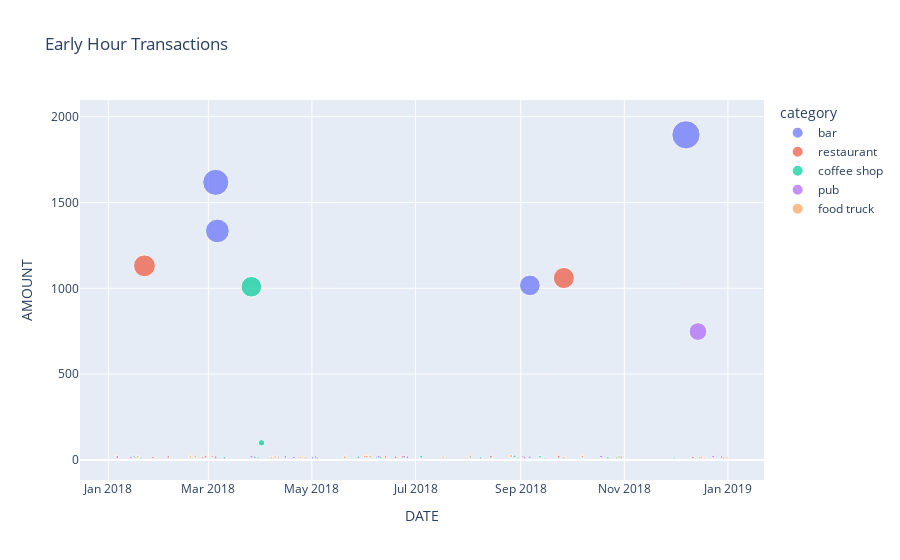

Notebook source saved alongside this figure:
### Code cell
px.scatter(suspect_df, x=suspect_df.index, y='AMOUNT', color='category', size='AMOUNT', hover_data=['Name', 'category'], labels = {'x' : 'DATE', 'y' : 'AMOUNT'}, title='Early Hour Transactions')

### Figure 1 — Plotly figure (JSON) as saved in the notebook; plotly's stock layout.template omitted (floating-point values rounded to 4 significant figures)
{"data": [{"customdata": [["Robert Johnson", "bar"], ["Crystal Clark", "bar"], ["Nancy Contreras", "bar"], ["Robert Johnson", "bar"], ["Megan Price", "bar"], ["Kevin Spencer", "bar"], ["Sara Cooper", "bar"], ["Danielle Green", "bar"], ["Nancy Contreras", "bar"], ["Kevin Spencer", "bar"], ["Crystal Clark", "bar"], ["Stephanie Dalton", "bar"], ["Kyle Tucker", "bar"], ["Megan Price", "bar"], ["Stephanie Dalton", "bar"], ["Danielle Green", "bar"]], "hovertemplate": "category=%{customdata[1]}<br>DATE=%{x}<br>AMOUNT=%{marker.size}<br>Name=%{customdata[0]}<extra></extra>", "legendgroup": "bar", "marker": {"color": "#636efa", "size": [1894, 1617, 1334, 1017, 17.78, 17.47, 17.03, 16.64, 16.58, 15.98, 15.94, 15.04, 12.98, 11.96, 11.93, 11.86], "sizemode": "area", "sizeref": 4.735, "symbol": "circle"}, "mode": "markers", "name": "bar", "orientation": "v", "showlegend": true, "type": "scatter", "x": ["2018-12-07T07:22:03", "2018-03-05T08:26:08", "2018-03-06T07:18:09", "2018-09-06T08:28:55", "2018-04-15T08:32:38", "2018-06-02T07:44:39", "2018-06-08T07:31:57", "2018-05-03T07:20:28", "2018-03-05T07:34:15", "2018-09-06T08:35:35", "2018-06-26T08:00:22", "2018-04-20T08:27:59", "2018-05-01T07:40:00", "2018-01-20T08:35:34", "2018-07-31T07:44:59", "2018-08-30T08:46:49"], "xaxis": "x", "y": [1894, 1617, 1334, 1017, 17.78, 17.47, 17.03, 16.64, 16.58, 15.98, 15.94, 15.04, 12.98, 11.96, 11.93, 11.86], "yaxis": "y"}, {"customdata": [["Crystal Clark", "restaurant"], ["Robert Johnson", "restaurant"], ["Brandon Pineda", "restaurant"], ["Kyle Tucker", "restaurant"], ["Kevin Spencer", "restaurant"], ["Michael Floyd", "restaurant"], ["Malik Carlson", "restaurant"], ["Shane Shaffer", "restaurant"], ["John Martin", "restaurant"], ["Brandon Pineda", "restaurant"], ["Dana Washington", "restaurant"], ["Beth Hernandez", "restaurant"], ["Malik Carlson", "restaurant"], ["Nancy Contreras", "restaurant"], ["Mark Lewis", "restaurant"], ["Kyle Tucker", "restaurant"], ["Robert Johnson", "restaurant"], ["Malik Carlson", "restaurant"], ["Stephanie Dalton", "restaurant"], ["Mark Lewis", "restaurant"]], "hovertemplate": "category=%{customdata[1]}<br>DATE=%{x}<br>AMOUNT=%{marker.size}<br>Name=%{customdata[0]}<extra></extra>", "legendgroup": "restaurant", "marker": {"color": "#EF553B", "size": [1131, 1060, 19.33, 19.02, 18.72, 18.56, 18.54, 18.52, 18.35, 17.85, 17.56, 17.48, 16.16, 15.98, 15.94, 15.15, 14.92, 12.25, 11.91, 11.87], "sizemode": "area", "sizeref": 4.735, "symbol": "circle"}, "mode": "markers", "name": "restaurant", "orientation": "v", "showlegend": true, "type": "scatter", "x": ["2018-01-22T08:07:03", "2018-09-26T08:48:40", "2018-06-01T08:56:59", "2018-09-23T07:30:56", "2018-01-06T08:42:50", "2018-06-23T07:12:06", "2018-08-14T08:38:49", "2018-02-27T08:27:00", "2018-01-06T07:00:32", "2018-02-05T08:37:24", "2018-06-13T08:46:29", "2018-05-20T08:36:46", "2018-06-10T07:55:27", "2018-06-19T07:16:54", "2018-10-30T07:08:04", "2018-01-27T08:36:58", "2018-12-11T07:42:50", "2018-12-29T08:11:55", "2018-01-17T07:56:09", "2018-12-31T08:22:17"], "xaxis": "x", "y": [1131, 1060, 19.33, 19.02, 18.72, 18.56, 18.54, 18.52, 18.35, 17.85, 17.56, 17.48, 16.16, 15.98, 15.94, 15.15, 14.92, 12.25, 11.91, 11.87], "yaxis": "y"}, {"customdata": [["Laurie Gibbs", "coffee shop"], ["Nancy Contreras", "coffee shop"], ["Matthew Gutierrez", "coffee shop"], ["Matthew Gutierrez", "coffee shop"], ["Michael Floyd", "coffee shop"], ["Kevin Spencer", "coffee shop"], ["Matthew Gutierrez", "coffee shop"], ["Elizabeth Sawyer", "coffee shop"], ["Crystal Clark", "coffee shop"], ["Matthew Gutierrez", "coffee shop"], ["Shane Shaffer", "coffee shop"], ["John Martin", "coffee shop"], ["Sean Taylor", "coffee shop"], ["John Martin", "coffee shop"], ["Shane Shaffer", "coffee shop"], ["Mark Lewis", "coffee shop"], ["Sara Cooper", "coffee shop"], ["Brandon Pineda", "coffee shop"], ["Sean Taylor", "coffee shop"], ["Nancy Contreras", "coffee shop"], ["Crystal Clark", "coffee shop"]], "hovertemplate": "category=%{customdata[1]}<br>DATE=%{x}<br>AMOUNT=%{marker.size}<br>Name=%{customdata[0]}<extra></extra>", "legendgroup": "coffee shop", "marker": {"color": "#00cc96", "size": [1009, 100, 20.71, 18.93, 18.48, 18.14, 17.54, 17.36, 16.85, 16.36, 15.96, 15.05, 14.42, 13.83, 13.53, 12.98, 12.96, 12.52, 12.32, 11.88, 11.72], "sizemode": "area", "sizeref": 4.735, "symbol": "circle"}, "mode": "markers", "name": "coffee shop", "orientation": "v", "showlegend": true, "type": "scatter", "x": ["2018-03-26T07:41:59", "2018-04-01T07:17:21", "2018-08-28T07:17:14", "2018-07-04T08:51:29", "2018-09-12T07:33:19", "2018-02-25T07:55:21", "2018-01-18T08:18:50", "2018-01-16T08:02:04", "2018-10-29T07:18:34", "2018-03-28T07:36:02", "2018-05-28T07:57:39", "2018-06-10T08:20:40", "2018-08-02T07:13:49", "2018-10-22T07:41:56", "2018-03-10T08:52:09", "2018-10-27T08:04:44", "2018-03-30T08:12:28", "2018-08-08T08:36:23", "2018-11-30T08:52:20", "2018-06-08T07:25:30", "2018-09-15T08:33:49"], "xaxis": "x", "y": [1009, 100, 20.71, 18.93, 18.48, 18.14, 17.54, 17.36, 16.85, 16.36, 15.96, 15.05, 14.42, 13.83, 13.53, 12.98, 12.96, 12.52, 12.32, 11.88, 11.72], "yaxis": "y"}, {"customdata": [["Megan Price", "pub"], ["Crystal Clark", "pub"], ["Crystal Clark", "pub"], ["Matthew Gutierrez", "pub"], ["Mark Lewis", "pub"], ["Gary Jacobs", "pub"], ["Mark Lewis", "pub"], ["John Martin", "pub"], ["Sara Cooper", "pub"], ["Mark Lewis", "pub"], ["Megan Price", "pub"], ["Kevin Spencer", "pub"], ["John Martin", "pub"], ["Brandon Pineda", "pub"]], "hovertemplate": "category=%{customdata[1]}<br>DATE=%{x}<br>AMOUNT=%{marker.size}<br>Name=%{customdata[0]}<extra></extra>", "legendgroup": "pub", "marker": {"color": "#ab63fa", "size": [748, 19.86, 19.34, 19.27, 18.82, 18.6, 17.8, 17.13, 16.28, 15.21, 13.59, 13.46, 11.68, 11.65], "sizemode": "area", "sizeref": 4.735, "symbol": "circle"}, "mode": "markers", "name": "pub", "orientation": "v", "showlegend": true, "type": "scatter", "x": ["2018-12-14T08:51:41", "2018-10-18T07:16:04", "2018-03-26T08:08:27", "2018-12-23T07:39:47", "2018-06-09T07:29:28", "2018-06-24T07:28:48", "2018-09-02T07:36:42", "2018-12-28T07:02:38", "2018-01-06T08:49:34", "2018-01-14T07:33:54", "2018-09-03T07:27:55", "2018-02-26T07:31:20", "2018-02-25T07:37:03", "2018-05-04T08:21:59"], "xaxis": "x", "y": [748, 19.86, 19.34, 19.27, 18.82, 18.6, 17.8, 17.13, 16.28, 15.21, 13.59, 13.46, 11.68, 11.65], "yaxis": "y"}, {"customdata": [["Kevin Spencer", "food truck"], ["Kevin Spencer", "food truck"], ["Stephanie Dalton", "food truck"], ["Danielle Green", "food truck"], ["Sara Cooper", "food truck"], ["Peter Mckay", "food truck"], ["Mark Lewis", "food truck"], ["Stephanie Dalton", "food truck"], ["Malik Carlson", "food truck"], ["Mark Lewis", "food truck"], ["Brandon Pineda", "food truck"], ["Sara Cooper", "food truck"], ["Michael Floyd", "food truck"], ["Stephanie Dalton", "food truck"], ["Beth Hernandez", "food truck"], ["Kevin Spencer", "food truck"], ["John Martin", "food truck"], ["Stephanie Dalton", "food truck"], ["Michael Floyd", "food truck"], ["Peter Mckay", "food truck"], ["Megan Price", "food truck"], ["Nancy Contreras", "food truck"], ["Kyle Tucker", "food truck"], ["Peter Mckay", "food truck"], ["Malik Carlson", "food truck"], ["Sara Cooper", "food truck"], ["Robert Johnson", "food truck"], ["John Martin", "food truck"], ["Dana Washington", "food truck"]], "hovertemplate": "category=%{customdata[1]}<br>DATE=%{x}<br>AMOUNT=%{marker.size}<br>Name=%{customdata[0]}<extra></extra>", "legendgroup": "food truck", "marker": {"color": "#FFA15A", "size": [23.13, 20.44, 19.5, 19.49, 18.98, 18.93, 18.76, 18.53, 18.3, 17.73, 17.53, 16.85, 16.65, 16.38, 16.35, 16.21, 16.07, 15.37, 15.1, 14.94, 14.8, 14.36, 14.3, 13.52, 12.67, 12.5, 12.17, 11.73, 11.7], "sizemode": "area", "sizeref": 4.735, "symbol": "circle"}, "mode": "markers", "name": "food truck", "orientation": "v", "showlegend": true, "type": "scatter", "x": ["2018-08-26T07:15:18", "2018-10-07T08:16:54", "2018-03-03T08:42:02", "2018-06-04T08:30:28", "2018-02-21T08:21:10", "2018-08-02T07:44:24", "2018-06-02T07:45:48", "2018-10-07T07:08:08", "2018-02-18T08:54:19", "2018-04-09T07:08:11", "2018-01-18T08:58:13", "2018-10-28T07:02:33", "2018-04-23T08:18:49", "2018-02-18T07:25:42", "2018-12-16T08:41:53", "2018-07-17T08:10:36", "2018-04-11T08:26:52", "2018-05-20T07:05:42", "2018-02-25T08:23:37", "2018-09-26T07:52:23", "2018-04-07T07:18:20", "2018-12-15T08:34:15", "2018-04-24T07:41:49", "2018-04-27T08:08:38", "2018-01-17T07:31:03", "2018-07-30T08:49:16", "2018-02-19T08:50:36", "2018-04-08T07:06:20", "2018-12-18T07:45:28"], "xaxis": "x", "y": [23.13, 20.44, 19.5, 19.49, 18.98, 18.93, 18.76, 18.53, 18.3, 17.73, 17.53, 16.85, 16.65, 16.38, 16.35, 16.21, 16.07, 15.37, 15.1, 14.94, 14.8, 14.36, 14.3, 13.52, 12.67, 12.5, 12.17, 11.73, 11.7], "yaxis": "y"}], "layout": {"legend": {"itemsizing": "constant", "title": {"text": "category"}, "tracegroupgap": 0}, "title": {"text": "Early Hour Transactions"}, "xaxis": {"anchor": "y", "domain": [0, 1], "title": {"text": "DATE"}}, "yaxis": {"anchor": "x", "domain": [0, 1], "title": {"text": "AMOUNT"}}}}
